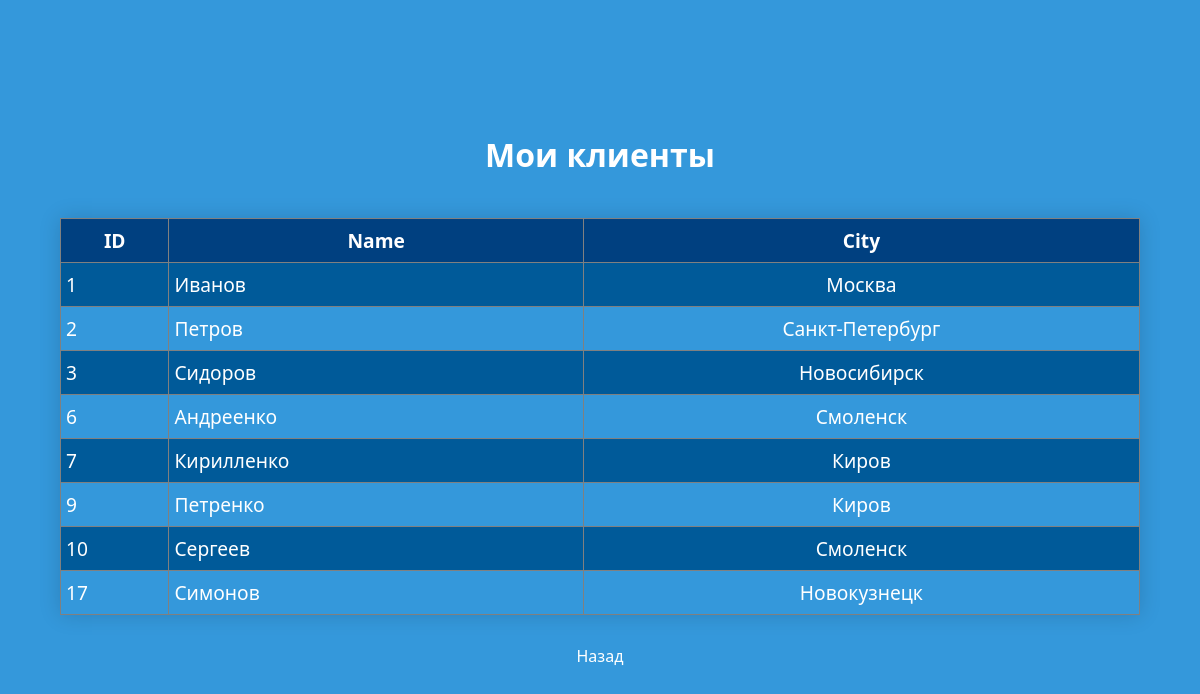
Screenshot of /scripts/cust_view.php (signed in) with the database file from the repository.
### tables this page shows
CREATE TABLE IF NOT EXISTS `customers` (
  `cid` bigint(20) unsigned NOT NULL AUTO_INCREMENT,
  `cname` varchar(50) NOT NULL,
  `city` varchar(50) NOT NULL,
  PRIMARY KEY (`cid`),
  UNIQUE KEY `cid` (`cid`)
);

### scripts/cust_view.php (the view, shortened to what this page needs)
<?php
echo '<h1>Мои клиенты</h1>';
$servername = "localhost";
$username = "root";
$password = "";
$dbname = "course";
$conn = new mysqli($servername, $username, $password, $dbname);
mysqli_set_charset($conn, "utf8");
$sql = "SELECT cid, cname, city FROM customers";
$result = $conn->query($sql);
if ($result->num_rows > 0) {
    echo "<table border=1><tr><th>ID</th><th>Name</th><th>City</th></tr>";
    while($row = $result->fetch_assoc()) {
        echo "<tr><td>" . $row["cid"]. "</td><td>" . $row["cname"]. "</td><td>" . $row["city"]. "</td></tr>";
    }
    echo "</table>";
}
else {
    echo "0 результатов";
}
echo'<a href="javascript:history.back()">Назад</a>';
?>

### scripts/cust_view.php (style rules this page uses)
h1 { color: #fff; text-align: center; margin-top: 20px; }
table { border-collapse: collapse; margin: 20px auto; font-size: 1.2em; min-width: 90%; box-shadow: 0 0 20px rgba(0, 0, 0, 0.15); }
table th, table td { padding: 8px 5px; }
table th { background-color: #004080; color: white; text-align: center; }
table tr:nth-of-type(even) { background-color: #005a99; }
table td:last-child { text-align: center; }
a { display: block; text-align: center; margin-top: 10px; color: #fff; text-decoration: none; margin-bottom: 20px; }

### rows the page displays
customers: cid "1", cname "Иванов", city "Москва"
customers: cid "2", cname "Петров", city "Санкт-Петербург"
customers: cid "3", cname "Сидоров", city "Новосибирск"
customers: cid "6", cname "Андреенко", city "Смоленск"
customers: cid "7", cname "Кирилленко", city "Киров"
customers: cid "9", cname "Петренко", city "Киров"
customers: cid "10", cname "Сергеев", city "Смоленск"
customers: cid "17", cname "Симонов", city "Новокузнецк"
